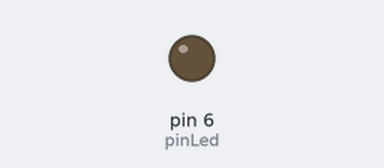
Bench run of a sketch on a simulated Arduino Uno, built with avr-gcc and run on an emulated ATmega328P. Shown: output pins drawn as LEDs (lit = HIGH).

Above: at 0.05 s.
Timing chart, 0 to 5.9 s (numbered marks = the images above):
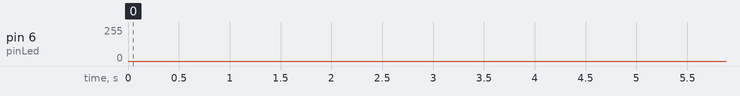

The sketch:

TUTORIAL_Led_5.ino
```cpp
/*
   TUTORIAL LED PWM PADA ARDUINO
   LED MENYALA BERDENYUT
   D4 -> Led Merah
   D5 -> Led Hijau (pin PWM)
   D6 -> Led Biru (pin PWM)
   D7 -> Led Kuning

*/

#define pinLed 6 //led biru pada D6 yang merupakan pin PWM
int intensitas = 0;
int jumlahStep = 1;

void setup() {
  pinMode(pinLed, OUTPUT); //set menjadi output
}

void loop() {
  analogWrite(pinLed, intensitas);
  intensitas = intensitas + jumlahStep;

  if (intensitas <= 0 || intensitas >= 255) {
    jumlahStep = -jumlahStep;
  }
  delay(5);
}
```
